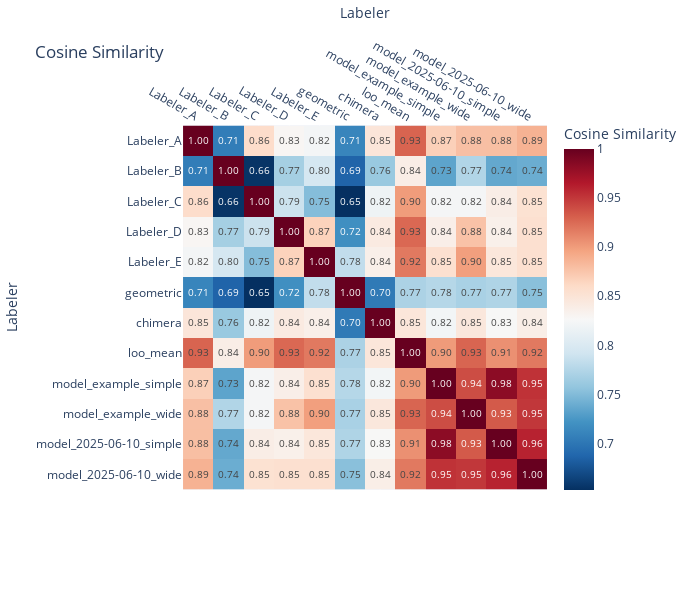

Here is the notebook cell this chart was saved with:
### Markdown cell above
We can visualize the similarity between labelers using a cosine similarity plot

### Code cell
rst.plot_cosine_sim(evaluation_dict)

### Figure 1 — Plotly figure (JSON) as saved in the notebook; plotly's stock layout.template omitted (floating-point values rounded to 4 significant figures; data arrays with more than 128 entries replaced by an {"elided": "..."} marker saying what was removed)
{"data": [{"coloraxis": "coloraxis", "hovertemplate": "Labeler: %{x}<br>Labeler: %{y}<br>Cosine Similarity: %{z}<extra></extra>", "name": "0", "textfont": {"size": 10}, "texttemplate": "%{z:.2f}", "type": "heatmap", "x": ["Labeler_A", "Labeler_B", "Labeler_C", "Labeler_D", "Labeler_E", "geometric", "chimera", "loo_mean", "model_example_simple", "model_example_wide", "model_2025-06-10_simple", "model_2025-06-10_wide"], "xaxis": "x", "y": ["Labeler_A", "Labeler_B", "Labeler_C", "Labeler_D", "Labeler_E", "geometric", "chimera", "loo_mean", "model_example_simple", "model_example_wide", "model_2025-06-10_simple", "model_2025-06-10_wide"], "yaxis": "y", "z": {"elided": "12x12 float values"}}], "layout": {"coloraxis": {"colorbar": {"title": {"text": "Cosine Similarity"}}, "colorscale": [[0, "rgb(5,48,97)"], [0.1, "rgb(33,102,172)"], [0.2, "rgb(67,147,195)"], [0.3, "rgb(146,197,222)"], [0.4, "rgb(209,229,240)"], [0.5, "rgb(247,247,247)"], [0.6, "rgb(253,219,199)"], [0.7, "rgb(244,165,130)"], [0.8, "rgb(214,96,77)"], [0.9, "rgb(178,24,43)"], [1, "rgb(103,0,31)"]]}, "height": 600, "margin": {"b": 100, "l": 100, "r": 100, "t": 100}, "title": {"text": "Cosine Similarity"}, "width": 700, "xaxis": {"anchor": "y", "constrain": "domain", "domain": [0, 1], "scaleanchor": "y", "side": "top", "title": {"text": "Labeler"}}, "yaxis": {"anchor": "x", "autorange": "reversed", "constrain": "domain", "domain": [0, 1], "title": {"text": "Labeler"}}}}
